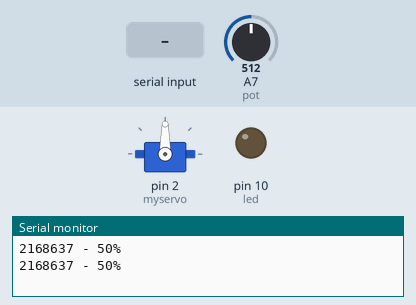
A sketch run on a simulated Arduino Nano, built with avr-gcc and run on an emulated ATmega328P. Parts: servo, output pins drawn as LEDs (lit = HIGH), the last lines printed to the serial monitor. The test bench sets the inputs (shaded band); at power-on: A7 (pot) = 512.

Above: at 2.2 s.
2.3 s: A7 (pot) set to 716
At 2.6 s:
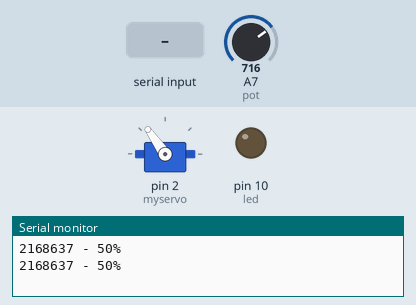
3.8 s: "d\n" received over Serial
At 4.9 s:
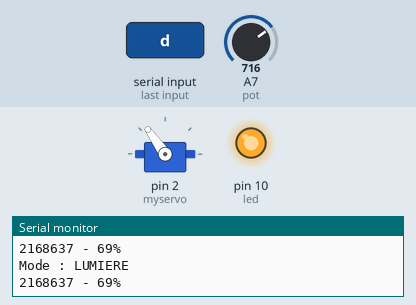
6.8 s: "90,45\n" received over Serial
9.8 s: A7 (pot) set to 0
At 11.0 s:
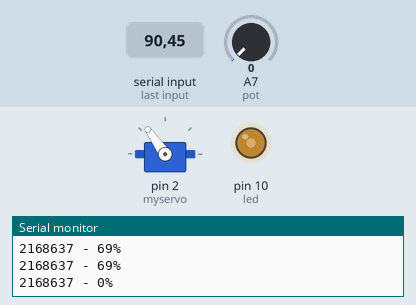
11.3 s: "s\n" received over Serial
At 11.7 s:
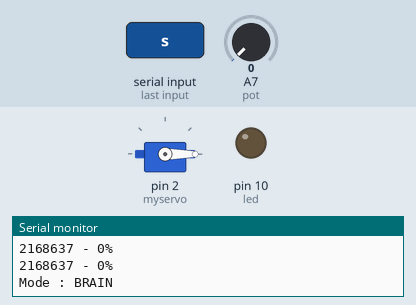
12.8 s: A7 (pot) set to 122
At 14.2 s:
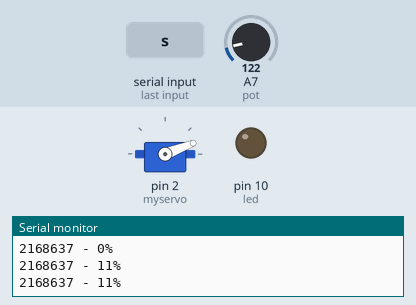
Timing chart, 0 to 15.3 s (numbered marks = the images above; inputs shaded):
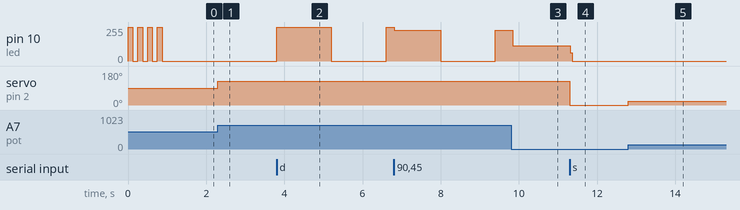

The sketch:

labo01.ino
```cpp
// Marc-Antoine Blais
// 2168637

#include <Servo.h>

Servo myservo;
const int led = 10;
const int pot = A7;

int potValue = 0;
int pourcentage = 0;
int pos = 0;
int valeur = 100;

enum Phase { LUMIERE, BRAIN };
Phase modeActuel = BRAIN;

void setup() {
  Serial.begin(9600);
  myservo.attach(2);
  pinMode(led, OUTPUT);


  for (int i = 0; i < 4; i++) {
    analogWrite(led, 255);
    delay(125);
    analogWrite(led, 0);
    delay(125);
  }

  Serial.println("Envoyez 's' pour le mode BRAIN, 'd' pour le mode LUMIERE, ou un nombre entre 0 et 100 pour régler la luminosité.");
}

void brainPhase() {
  analogWrite(led, 0);
  potValue = analogRead(pot);
  pos = map(potValue, 0, 1023, 0, 180);
  myservo.write(pos);
}

void lightPhase() {
  static unsigned long lastTime = 0;
  static bool ledState = LOW;

  potValue = analogRead(pot);
  unsigned long currentTime = millis();
  unsigned long rate = map(potValue, 0, 1023, 0, 2000);
  int brightness = map(valeur, 0, 100, 0, 255);

  if (currentTime - lastTime >= rate) {
    ledState = !ledState;
    analogWrite(led, ledState ? brightness : 0);
    lastTime = currentTime;
  }
}

void lireCommande() {
  if (Serial.available()) {
    String input = Serial.readStringUntil('\n');
    input.trim();

    if (input == "s") {
      modeActuel = BRAIN;
      Serial.println("Mode : BRAIN");
    } else if (input == "d") {
      modeActuel = LUMIERE;
      Serial.println("Mode : LUMIERE");
    } else {
     valeur = input.toInt();
      if (valeur >= 0 && valeur <= 100) {
        int brightness = map(valeur, 0, 100, 0, 255);
        analogWrite(led, brightness);
        Serial.print("Luminosité réglée à : ");
        Serial.print(valeur);
        Serial.println("%");
      } else {
        Serial.println("Valeur invalide. Entrez un nombre entre 0 et 100.");
      }
    }
  }
}

void loop() {
  static unsigned long lastTime = 0;
  unsigned long currentTime = millis();

  if (currentTime - lastTime >= 1000) {
    potValue = analogRead(pot);
    pourcentage = map(potValue, 0, 1023, 0, 100);
    Serial.print("2168637 - ");
    Serial.print(pourcentage);
    Serial.println("%");
    lastTime = currentTime;
  }

  lireCommande();

  switch (modeActuel) {
    case BRAIN:
      brainPhase();
      break;
    case LUMIERE:
      lightPhase();
      break;
  }
}
```

Measured:
- after the input at 2.3 s, servo on pin 2 (myservo): 90° → 125° at once
- after the input at 3.8 s, pin 10 (led): 0/255 → 255/255 at once, → 0/255 1.4 s later, → 255/255 1.4 s later
- after the input at 9.8 s, pin 10 (led): 229/255 → 114/255 at once
- after the input at 11.3 s, pin 10 (led): 114/255 → 0/255 at once; servo on pin 2 (myservo): 125° → 0° at once
- after the input at 12.8 s, servo on pin 2 (myservo): 0° → 21° at once
